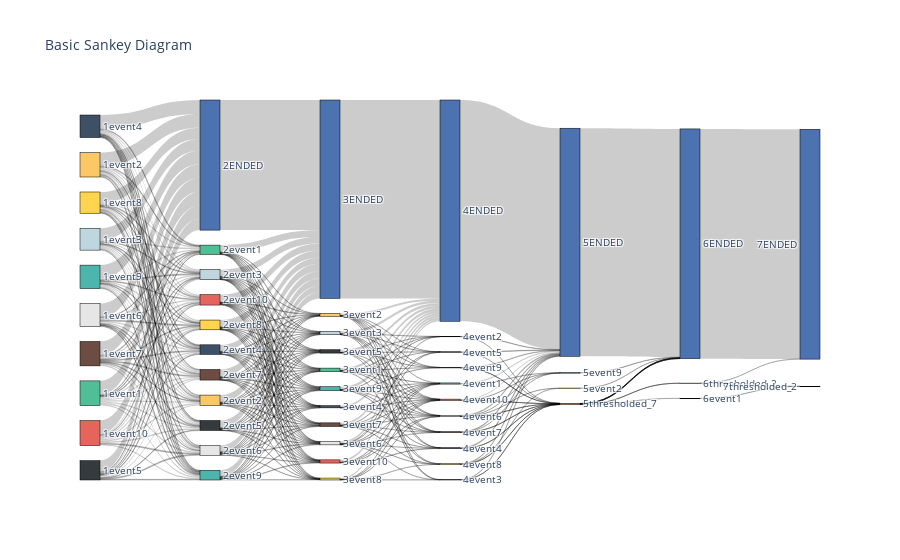

Notebook source saved alongside this figure:
### Code cell
ss._plot(max_steps=10, threshold=5, events_to_keep=['event1', 'event2'])

### Figure 1 — Plotly figure (JSON) as saved in the notebook; plotly's stock layout.template omitted (floating-point values rounded to 4 significant figures; data arrays with more than 128 entries replaced by an {"elided": "..."} marker saying what was removed)
{"data": [{"link": {"hovertemplate": "Step from %{source.label}<br />to %{target.label}<br />made %{value} users", "source": {"elided": "344 int values"}, "target": {"elided": "344 int values"}, "value": {"elided": "344 int values"}}, "node": {"color": ["rgb(53,58,62)", "rgb(255,213,79)", "rgb(191,214,222)", "rgb(62,80,102)", "rgb(230,230,230)", "rgb(77,182,172)", "rgb(252,200,101)", "rgb(109,76,65)", "rgb(80,190,151)", "rgb(228,101,92)", "rgb(80,190,151)", "rgb(62,80,102)", "rgb(230,230,230)", "rgb(255,213,79)", "rgb(77,182,172)", "rgb(53,58,62)", "rgb(191,214,222)", "rgb(252,200,101)", "rgb(228,101,92)", "rgb(109,76,65)", "rgb(76,114,176)", "rgb(255,213,79)", "rgb(62,80,102)", "rgb(252,200,101)", "rgb(228,101,92)", "rgb(191,214,222)", "rgb(230,230,230)", "rgb(53,58,62)", "rgb(80,190,151)", "rgb(109,76,65)", "rgb(77,182,172)", "rgb(76,114,176)", "rgb(252,200,101)", "rgb(191,214,222)", "rgb(53,58,62)", "rgb(77,182,172)", "rgb(255,213,79)", "rgb(109,76,65)", "rgb(62,80,102)", "rgb(80,190,151)", "rgb(228,101,92)", "rgb(230,230,230)", "rgb(76,114,176)", "rgb(252,200,101)", "rgb(77,182,172)", "rgb(221,132,82)", "rgb(76,114,176)", "rgb(80,190,151)", "rgb(85,168,104)", "rgb(76,114,176)", "rgb(85,168,104)", "rgb(76,114,176)"], "customdata": ["event5 261 (8.5% of total)", "event8 285 (9.2% of total)", "event3 294 (9.5% of total)", "event4 303 (9.8% of total)", "event6 307 (9.9% of total)", "event9 315 (10.2% of total)", "event2 328 (10.6% of total)", "event7 328 (10.6% of total)", "event1 331 (10.7% of total)", "event10 336 (10.9% of total)", "event1 125 (4.0% of total)", "event4 129 (4.2% of total)", "event6 131 (4.2% of total)", "event8 131 (4.2% of total)", "event9 131 (4.2% of total)", "event5 135 (4.4% of total)", "event3 137 (4.4% of total)", "event2 139 (4.5% of total)", "event10 140 (4.5% of total)", "event7 143 (4.6% of total)", "ENDED 1747 (56.6% of total)", "event8 26 (0.8% of total)", "event4 30 (1.0% of total)", "event2 39 (1.3% of total)", "event10 43 (1.4% of total)", "event3 45 (1.5% of total)", "event6 45 (1.5% of total)", "event5 46 (1.5% of total)", "event1 48 (1.6% of total)", "event7 49 (1.6% of total)", "event9 53 (1.7% of total)", "ENDED 2664 (86.3% of total)", "event2 6 (0.2% of total)", "event3 7 (0.2% of total)", "event5 8 (0.3% of total)", "event9 8 (0.3% of total)", "event8 11 (0.4% of total)", "event7 13 (0.4% of total)", "event4 14 (0.5% of total)", "event1 16 (0.5% of total)", "event10 17 (0.6% of total)", "event6 17 (0.6% of total)", "ENDED 2971 (96.2% of total)", "event2 3 (0.1% of total)", "event9 5 (0.2% of total)", "thresholded_7 17 (0.6% of total)", "ENDED 3063 (99.2% of total)", "event1 1 (0.0% of total)", "thresholded_2 2 (0.1% of total)", "ENDED 3085 (99.9% of total)", "thresholded_2 2 (0.1% of total)", "ENDED 3086 (99.9% of total)"], "hovertemplate": "%{customdata}", "label": ["1event5", "1event8", "1event3", "1event4", "1event6", "1event9", "1event2", "1event7", "1event1", "1event10", "2event1", "2event4", "2event6", "2event8", "2event9", "2event5", "2event3", "2event2", "2event10", "2event7", "2ENDED", "3event8", "3event4", "3event2", "3event10", "3event3", "3event6", "3event5", "3event1", "3event7", "3event9", "3ENDED", "4event2", "4event3", "4event5", "4event9", "4event8", "4event7", "4event4", "4event1", "4event10", "4event6", "4ENDED", "5event2", "5event9", "5thresholded_7", "5ENDED", "6event1", "6thresholded_2", "6ENDED", "7thresholded_2", "7ENDED"], "line": {"color": "black", "width": 0.5}, "pad": 15, "thickness": 20}, "type": "sankey"}], "layout": {"font": {"size": 10}, "title": {"text": "Basic Sankey Diagram"}}}
